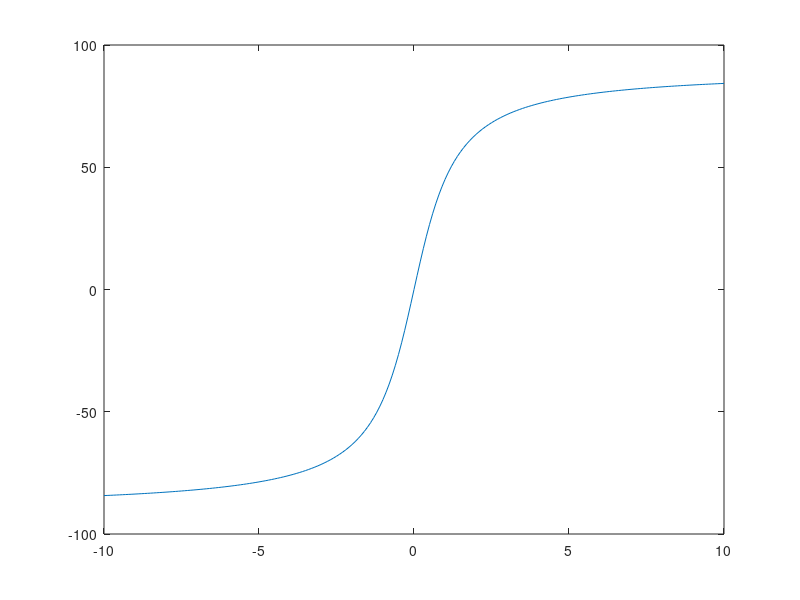

Reproduce this figure in MATLAB. (Note: this script raises an error after producing the figure.)
% Test Bode Parameters

clear all

% w = 20;
% G = (25*w^2+1)/(2500*w^2+1);
% A = 20*log10(G);

w = -10:0.1:10;
d = atand(w);
plot(w, d);


N = [15 10 1];
D = [50 1 0];

G = tf(N, D);

figure
h = bodeplot(G);

